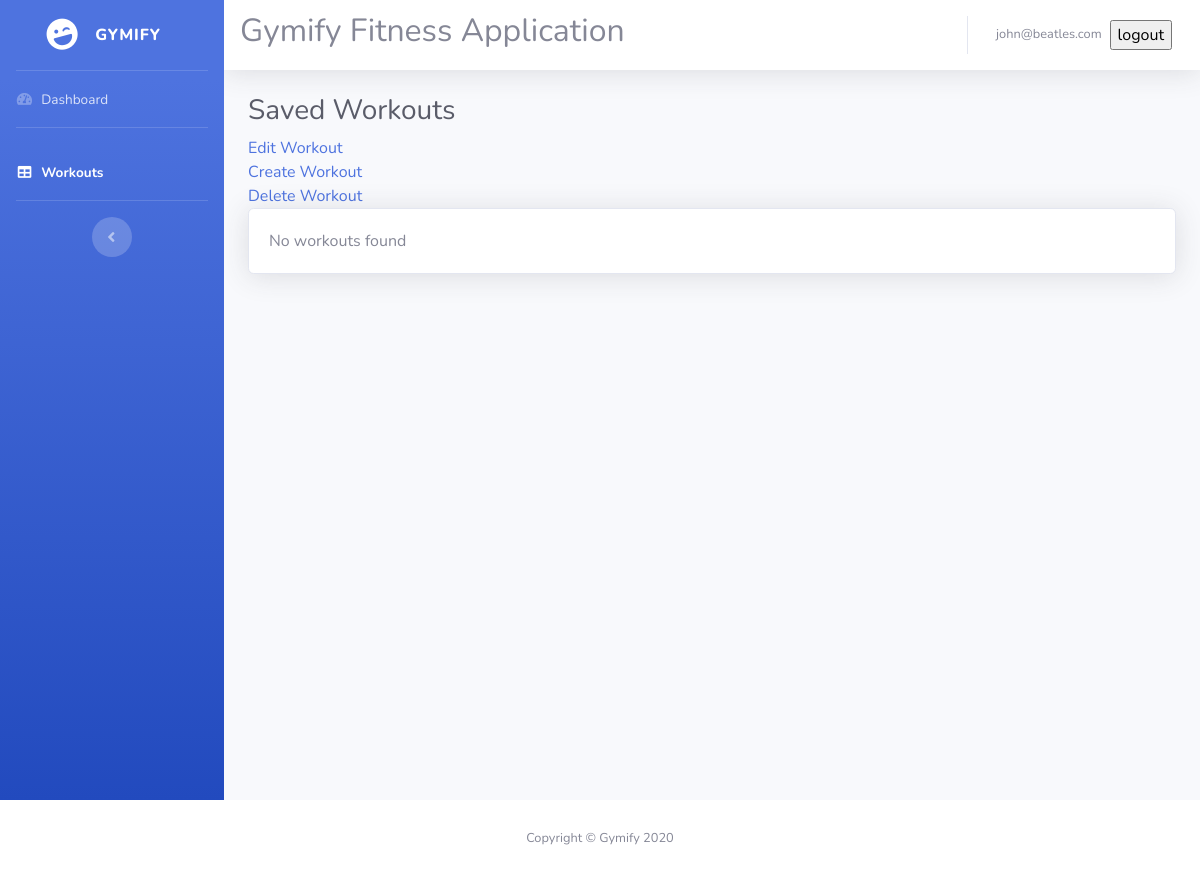
The app's page /tables.php (signed in), older data.
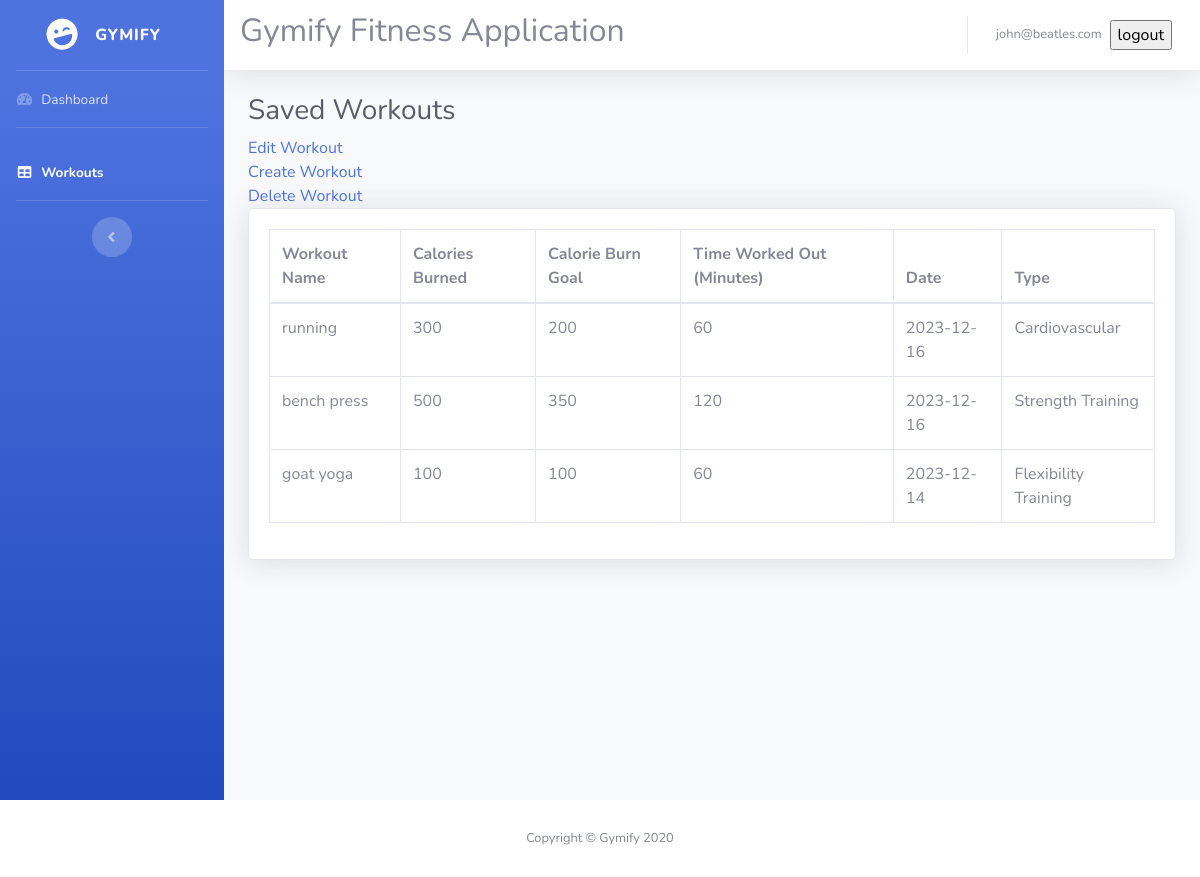
The same page, newer data.
### tables this page shows
CREATE TABLE `workouts` (
  `ID` int(10) UNSIGNED NOT NULL,
  `user_ID` int(10) UNSIGNED NOT NULL,
  `name` varchar(20) NOT NULL,
  `cal_burned` smallint(4) NOT NULL,
  `cal_goal` smallint(4) NOT NULL,
  `time_worked` int(24) UNSIGNED NOT NULL,
  `date` date NOT NULL,
  `type` varchar(20) NOT NULL
);

### tables.php (the view, shortened to what this page needs)
<!DOCTYPE html>
<html lang="en">
<head>
    <link href="assets/vendors/fontawesome-free/css/all.min.css" rel="stylesheet" type="text/css">
    <link href="assets/css/sb-admin-2.min.css" rel="stylesheet">
    <link href="assets/vendors/datatables/dataTables.bootstrap4.min.css" rel="stylesheet">
</head>
<body id="page-top">
    <div id="wrapper">
        <ul class="navbar-nav bg-gradient-primary sidebar sidebar-dark accordion" id="accordionSidebar">
            <a class="sidebar-brand d-flex align-items-center justify-content-center" href="tables.php">
                <div class="sidebar-brand-icon rotate-n-15">
                    <i class="fas fa-laugh-wink"></i>
                </div>
                <div class="sidebar-brand-text mx-3">Gymify </div>
            </a>
            <hr class="sidebar-divider my-0">
            <li class="nav-item">
                <a class="nav-link" href="dash.php">
                    <i class="fas fa-fw fa-tachometer-alt"></i>
                    <span>Dashboard</span></a>
            </li>
            <hr class="sidebar-divider">
            <li class="nav-item active">
                <a class="nav-link" href="tables.php">
                    <i class="fas fa-fw fa-table"></i>
                    <span>Workouts</span></a>
            </li>
            <hr class="sidebar-divider d-none d-md-block">
            <div class="text-center d-none d-md-inline">
                <button class="rounded-circle border-0" id="sidebarToggle"></button>
            </div>
        </ul>
        <div id="content-wrapper" class="d-flex flex-column">
            <div id="content">
                <nav class="navbar navbar-expand navbar-light bg-white topbar mb-4 static-top shadow">
                    <h2>Gymify Fitness Application</h2>
                    <ul class="navbar-nav ml-auto">
                        <li class="nav-item dropdown no-arrow">
                            <a class="nav-link dropdown-toggle" href="#" id="userDropdown" role="button" data-toggle="dropdown" aria-haspopup="true" aria-expanded="false">
                                <span class="mr-2 d-none d-lg-inline text-gray-600 small"><?php echo $_SESSION["email"]; ?></span>
                                <form method="POST">
                                    <input type="submit" name="logout" value="logout">
                                </form>
                            </a>
                        </li>
                    </ul>
                </nav>
                <?php
                $host = 'localhost';
                $name = 'final';
                $user = 'root';
                $pass = '';
                $connection = new PDO("mysql:dbname=$name;host=$host", $user, $pass);
                $user_id = $_SESSION['ID'];
                $query = $connection->prepare('SELECT * FROM workouts WHERE user_id = ?');
                $query->execute([$user_id]);
                ?>
                <div class="container-fluid">
                    <h1 class="h3 mb-2 text-gray-800">Saved Workouts</h1>
                    <tbody>
                        <a href="lib/edit.php">Edit Workout</a><br>
                        <a href="lib/create.php">Create Workout</a><br>
                        <a href="lib/delete.php">Delete Workout</a>
                    </tbody>
                    <div class="card shadow mb-4">
                        <div class="card-body">
                            <div class="table-responsive">
                                <?php
                                $rows = $query->fetchAll(PDO::FETCH_ASSOC);
                                if ($rows) {
                                    echo '<table class="table table-bordered" id="dataTable" width="100%" cellspacing="0">';
                                    echo '<thead>';
                                    echo '<tr>';
                                    echo '<th>Workout Name</th>';
                                    echo '<th>Calories Burned</th>';
                                    echo '<th>Calorie Burn Goal</th>';
                                    echo '<th>Time Worked Out (Minutes)</th>';
                                    echo '<th>Date</th>';
                                    echo '<th>Type</th>';
                                    echo '</tr>';
                                    echo '</thead>';
                                    echo '<tbody>';
                                    foreach ($rows as $row) {
                                        echo '<tr>';
                                        echo '<td>' . $row['name'] . '</td>';
                                        echo '<td>' . $row['cal_burned'] . '</td>';
                                        echo '<td>' . $row['cal_goal'] . '</td>';
                                        echo '<td>' . $row['time_worked'] . '</td>';
                                        echo '<td>' . $row['date'] . '</td>';
                                        echo '<td>' . $row['type'] . '</td>';
                                        echo '</tr>';
                                    }
                                    echo '</tbody>';
                                    echo '</table>';
                                } else {
                                    echo 'No workouts found';
                                }
                                ?>
                            </div>
                        </div>
                    </div>
                </div>
            </div>
        </div>
    </div>
    <footer class="sticky-footer bg-white">
        <div class="container my-auto">
            <div class="copyright text-center my-auto">
                <span>Copyright &copy; Gymify 2020</span>
            </div>
        </div>
    </footer>
</body>
</html>

Row changes from the older to the newer data that the page shows:
added workouts: name "running", cal_burned "300", cal_goal "200", time_worked "60", date "2023-12-16", type "Cardiovascular"
added workouts: name "bench press", cal_burned "500", cal_goal "350", time_worked "120", date "2023-12-16", type "Strength Training"
added workouts: name "goat yoga", cal_burned "100", cal_goal "100", time_worked "60", date "2023-12-14", type "Flexibility Training"
Text that changed along with them:
text no longer shown: "No workouts found"
text now shown: "Workout Name Calories Burned Calorie Burn Goal Time Worked Out (Minutes) Date Type"
